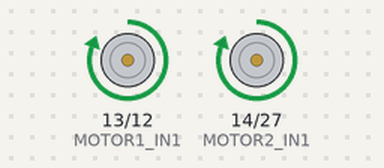
Recording of a sketch running on a simulated ESP32. On the bench: motor-driver pin pairs drawn as motors (green arrow = first pin HIGH = forward, orange = second pin HIGH = backward, longer = more drive).

Above: at 2.5 s.
At 7.5 s:
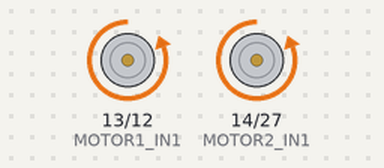
Timing chart, 0 to 13.0 s (numbered marks = the images above):
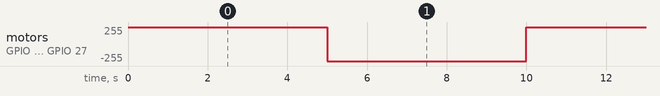

The sketch:

motor_test.ino
```cpp
#define MOTOR1_IN1 13
#define MOTOR1_IN2 12
#define MOTOR2_IN1 14
#define MOTOR2_IN2 27

void setup() {
  pinMode(MOTOR1_IN1, OUTPUT);
  pinMode(MOTOR1_IN2, OUTPUT);
  pinMode(MOTOR2_IN1, OUTPUT);
  pinMode(MOTOR2_IN2, OUTPUT);
}

void loop() {
  digitalWrite(MOTOR1_IN1, HIGH);
  digitalWrite(MOTOR1_IN2, LOW);
  digitalWrite(MOTOR2_IN1, HIGH);
  digitalWrite(MOTOR2_IN2, LOW);
  delay(5000);

  digitalWrite(MOTOR1_IN1, LOW);
  digitalWrite(MOTOR1_IN2, HIGH);
  digitalWrite(MOTOR2_IN1, LOW);
  digitalWrite(MOTOR2_IN2, HIGH);
  delay(5000);
}
```

Measured:
- by itself, motor on GPIO 13 (MOTOR1_IN1) / GPIO 12 (MOTOR1_IN2), motor on GPIO 14 (MOTOR2_IN1) / GPIO 27 (MOTOR2_IN2): alternates forward 255/255 for 5.0 s and backward 255/255 for 5.0 s
